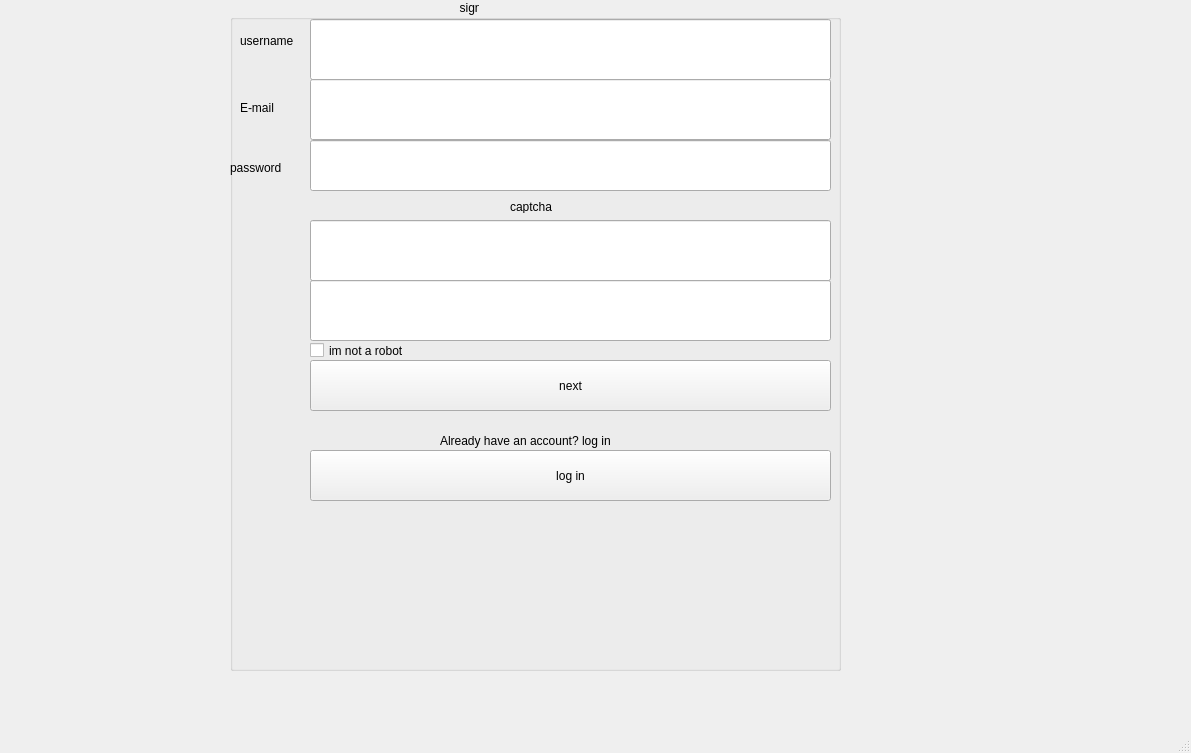
<?xml version="1.0" encoding="UTF-8"?>
<ui version="4.0">
 <class>signup</class>
 <widget class="QMainWindow" name="signup">
  <property name="geometry">
   <rect>
    <x>0</x>
    <y>0</y>
    <width>1191</width>
    <height>753</height>
   </rect>
  </property>
  <property name="windowTitle">
   <string>MainWindow</string>
  </property>
  <widget class="QWidget" name="centralwidget">
   <widget class="QGroupBox" name="groupBox">
    <property name="geometry">
     <rect>
      <x>230</x>
      <y>0</y>
      <width>611</width>
      <height>671</height>
     </rect>
    </property>
    <property name="styleSheet">
     <string notr="true"/>
    </property>
    <property name="title">
     <string>                                                                     sign up</string>
    </property>
    <widget class="QLabel" name="label">
     <property name="geometry">
      <rect>
       <x>10</x>
       <y>20</y>
       <width>101</width>
       <height>41</height>
      </rect>
     </property>
     <property name="text">
      <string>username</string>
     </property>
    </widget>
    <widget class="QLabel" name="label_2">
     <property name="geometry">
      <rect>
       <x>10</x>
       <y>100</y>
       <width>141</width>
       <height>16</height>
      </rect>
     </property>
     <property name="text">
      <string>E-mail</string>
     </property>
    </widget>
    <widget class="QLabel" name="label_3">
     <property name="geometry">
      <rect>
       <x>0</x>
       <y>160</y>
       <width>91</width>
       <height>16</height>
      </rect>
     </property>
     <property name="text">
      <string>password</string>
     </property>
    </widget>
    <widget class="QLabel" name="label_4">
     <property name="geometry">
      <rect>
       <x>210</x>
       <y>420</y>
       <width>201</width>
       <height>41</height>
      </rect>
     </property>
     <property name="styleSheet">
      <string notr="true">font: 10pt &quot;MS Shell Dlg 2&quot;;</string>
     </property>
     <property name="text">
      <string>Already have an account? log in</string>
     </property>
    </widget>
    <widget class="QPushButton" name="pushButtonlogin">
     <property name="geometry">
      <rect>
       <x>80</x>
       <y>450</y>
       <width>521</width>
       <height>51</height>
      </rect>
     </property>
     <property name="text">
      <string>log in</string>
     </property>
    </widget>
    <widget class="QLineEdit" name="lineEdit">
     <property name="geometry">
      <rect>
       <x>80</x>
       <y>19</y>
       <width>521</width>
       <height>61</height>
      </rect>
     </property>
    </widget>
    <widget class="QLineEdit" name="lineEdit_2">
     <property name="geometry">
      <rect>
       <x>80</x>
       <y>79</y>
       <width>521</width>
       <height>61</height>
      </rect>
     </property>
    </widget>
    <widget class="QLineEdit" name="lineEdit_3">
     <property name="geometry">
      <rect>
       <x>80</x>
       <y>140</y>
       <width>521</width>
       <height>51</height>
      </rect>
     </property>
    </widget>
    <widget class="QPushButton" name="pushButton">
     <property name="geometry">
      <rect>
       <x>80</x>
       <y>360</y>
       <width>521</width>
       <height>51</height>
      </rect>
     </property>
     <property name="text">
      <string>next</string>
     </property>
    </widget>
    <widget class="QCheckBox" name="checkBox">
     <property name="geometry">
      <rect>
       <x>80</x>
       <y>340</y>
       <width>161</width>
       <height>21</height>
      </rect>
     </property>
     <property name="text">
      <string>im not a robot</string>
     </property>
    </widget>
    <widget class="QLineEdit" name="lineEdit_4">
     <property name="geometry">
      <rect>
       <x>80</x>
       <y>220</y>
       <width>521</width>
       <height>61</height>
      </rect>
     </property>
    </widget>
    <widget class="QLabel" name="label_5">
     <property name="geometry">
      <rect>
       <x>280</x>
       <y>200</y>
       <width>47</width>
       <height>13</height>
      </rect>
     </property>
     <property name="text">
      <string>captcha</string>
     </property>
    </widget>
    <widget class="QLineEdit" name="lineEdit_5">
     <property name="geometry">
      <rect>
       <x>80</x>
       <y>280</y>
       <width>521</width>
       <height>61</height>
      </rect>
     </property>
    </widget>
   </widget>
  </widget>
  <widget class="QMenuBar" name="menubar">
   <property name="geometry">
    <rect>
     <x>0</x>
     <y>0</y>
     <width>1191</width>
     <height>25</height>
    </rect>
   </property>
  </widget>
  <widget class="QStatusBar" name="statusbar"/>
 </widget>
 <resources/>
 <connections/>
</ui>
